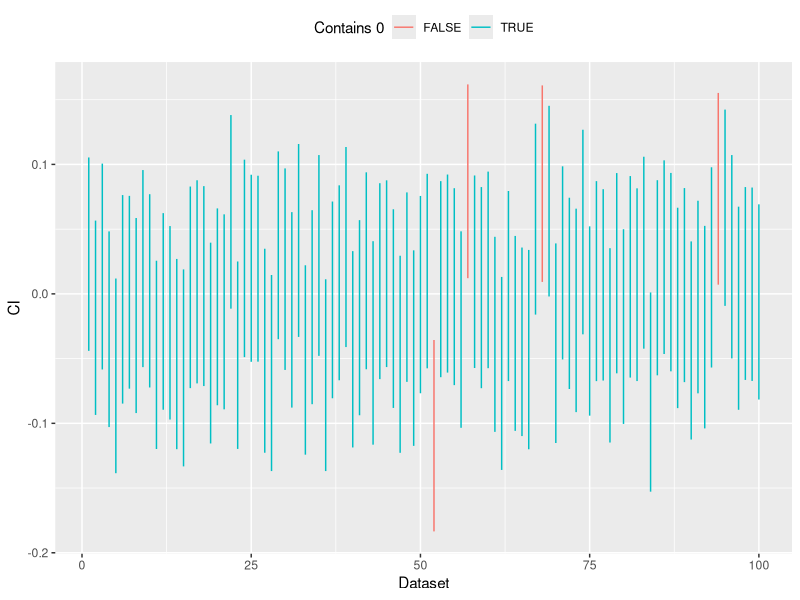
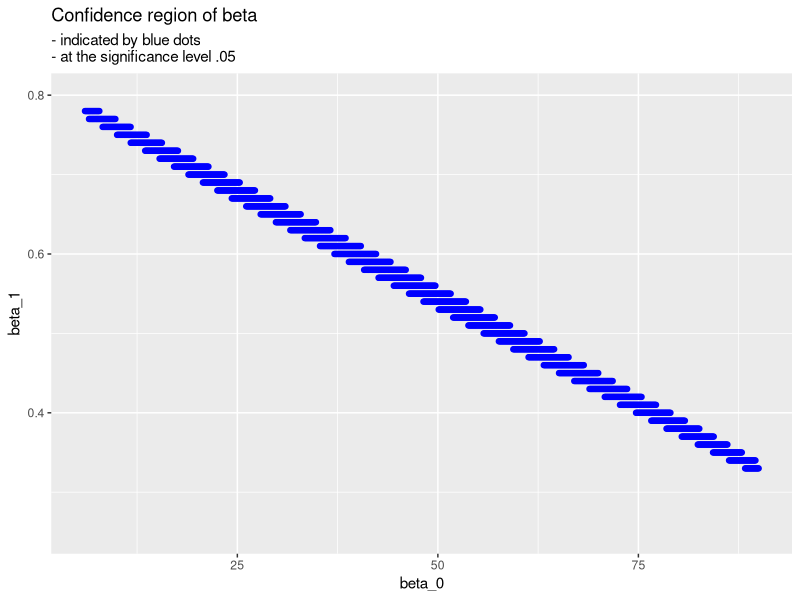
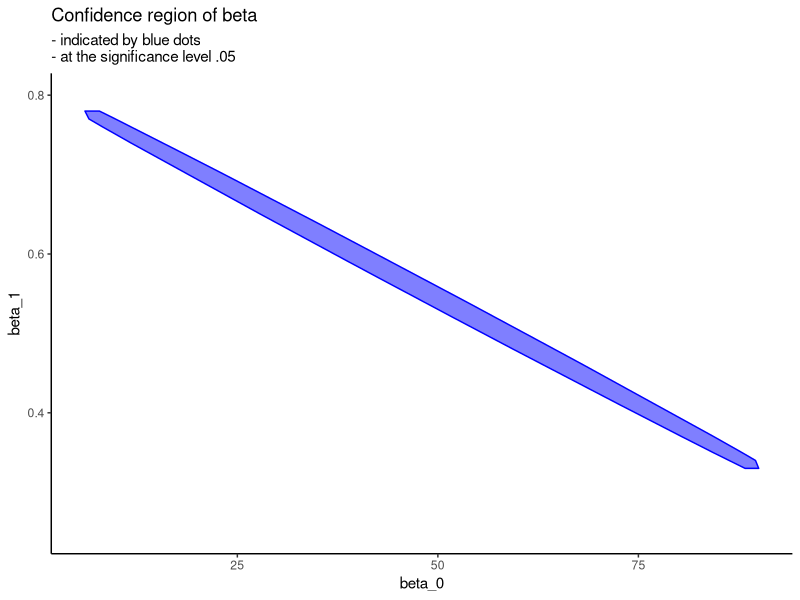

Reproduce these figures in R, in order.
## ---- chunk 1
library(dplyr)
library(ggplot2)
ddply <- plyr::ddply
gather <- tidyr::gather
data(frets, package = 'boot')
## ---- chunk 2
set.seed(1024)

# Settings
conf_lvl <- .95
num_of_ci <- 100
n <- 1000
true_mean <- 0
true_var <- runif(1, .5, 5) # i.e. we don't know the true variance

# Collect lower and upper bounds of CI's
CI_collections <- NULL
t_star <- qt((1 + conf_lvl) / 2, df = n - 1)
for (i in 1:num_of_ci) {
    X <- rnorm(n, mean = true_mean, sd = sqrt(true_var))
    lower <- mean(X) - (sd(X) / sqrt(n)) * t_star
    upper <- mean(X) + (sd(X) / sqrt(n)) * t_star
    contains <- lower < true_mean && true_mean < upper
    CI_collections <- rbind(CI_collections, c(lower, upper, contains))
}

# Plot CI's
CI_collections %>% 
    'colnames<-'(c('lower', 'upper', 'contains')) %>%
    as_tibble() %>%
    mutate(
        CI_number = 1:num_of_ci,
        contains = as.logical(contains)
    ) %>%
    gather(key, value, -(CI_number:contains)) %>%
ggplot(aes(x = CI_number)) +
    geom_line(aes(y = value, group = CI_number, col = contains)) +
    labs(x = 'Dataset', y = 'CI') +
    theme(legend.position = 'top') +
    guides(col = guide_legend(title = 'Contains 0'))
## ---- chunk 3
glimpse(frets)
## ---- chunk 4
X <- tibble(Int = rep(1, 25), l1 = frets[, 1]) %>% as.matrix()
Y <- frets[, 2]
## ---- chunk 5
F_stat <- function(X, Y, c, level = .95) {
    n <- nrow(X)
    k <- ncol(X)
    if (missing(c)) {c <- rep(0, k)}
    Betahat <- solve(t(X) %*% X, t(X) %*% Y)
    I_n <- diag(1, n)
    H <- X %*% solve(t(X) %*% X) %*% t(X)
    numer <- t(Betahat - c) %*% (t(X) %*% X) %*% (Betahat - c) / k
    denom <- (t(Y) %*% (I_n - H) %*% Y) / (n - k)
    f_stat <- (numer / denom)[1, 1]
    list(
        c = c, 
        f_stat = f_stat, df1 = k, df2 = n - k,
        p_val = pf(f_stat, df1 = k, df2 = n - k, lower = F)
    )
}
## ---- chunk 6
CIs <- function(X, Y, c, level = .95, has_intercept = T) {
    n <- nrow(X)
    k <- ncol(X)
    if (missing(c)) {c <- rep(0, k)}
    Betahat <- solve(t(X) %*% X, t(X) %*% Y)
    I_n <- diag(1, n)
    H <- X %*% solve(t(X) %*% X) %*% t(X)
    CI <- matrix(rep(0, k * 2), ncol = 2)
    for (i in 1:k) {
        betahat_i <- Betahat[i, ]
        se_i <- sqrt(
            ((t(Y) %*% (I_n - H) %*% Y) / (n - k)) *
                solve(t(X) %*% X)[i, i]
        )
        t_star <- qt((1 + level) / 2, df = n - k)
        CI[i, ] <- c(betahat_i - se_i * t_star, betahat_i + se_i * t_star) 
    }
    colnames(CI) <- c('lower', 'upper')
    if (has_intercept) {
        rowname <- paste0('b', 0:(k - 1))
    } else {
        rowname <- paste0('b', 1:k)
    }
    rownames(CI) <- rowname
    CI
}
## ---- chunk 7
(cis <- CIs(X, Y))
## ---- chunk 8
x <- seq(floor(cis[1, 1]), ceiling(cis[1, 2]), by = .1)
y <- seq(.25, .8, by = .01)
# x <- seq(floor(cis[1, 1]), ceiling(cis[1, 2]), length = 10)
# y <- seq(floor(cis[2, 1]), ceiling(cis[2, 2]), length = 20)
F_stat_sep <- function(x, y) {
    results <- lapply(
        x,
        function(xd) {
            t(sapply(
                y,
                function(yd) {
                    result <- F_stat(X, Y, c(xd, yd))
                    c(result$c, result$p_val)
                }
            ))
        }
    )
    'colnames<-'(Reduce('rbind', results), c('b0', 'b1', 'p_val'))
}
results <- F_stat_sep(x, y)
## ---- chunk 9
ggplot(
    as_tibble(results),
    aes(x = b0, y = b1, col = p_val > .05)
) +
    geom_point() +
    scale_colour_manual(values = c('transparent', 'blue')) +
    labs(
        x = 'beta_0', y = 'beta_1', title = 'Confidence region of beta',
        subtitle = '- indicated by blue dots\n- at the significance level .05'
    ) +
    theme(legend.position = 'none')
## ---- chunk 10
results2 <- as_tibble(results) %>% 
    mutate(cr = ifelse(p_val > .05, T, F))
find_hull <- function(df) {df[chull(df$b0, df$b1), ]}
hulls <- ddply(results2, "cr", find_hull)

plot <- ggplot(results2, aes(x = b0, y = b1, color = cr, fill = cr)) +
    #geom_point() +
    geom_polygon(data = hulls, alpha = .5) +
    scale_colour_manual(values = c('transparent', 'blue')) +
    scale_fill_manual(values = c('transparent', 'blue')) +
    labs(
        x = 'beta_0', y = 'beta_1', title = 'Confidence region of beta',
        subtitle = '- indicated by blue dots\n- at the significance level .05'
    ) +
    theme_classic() +
    theme(legend.position = 'none')
plot
## ---- chunk 11
sessionInfo()
